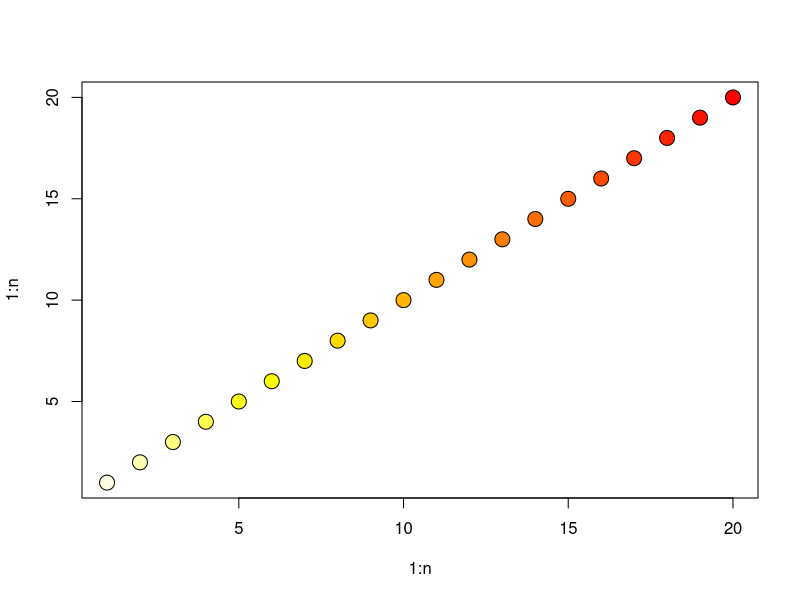

Reproduce this figure in R.
# Test heat.colors

testHeat <- function( n=10 )
{
  colVec <- heat.colors( n )
  plot( 1:n,1:n, pch=21, cex=2, bg=rev(colVec) )
}

testHeat( 20 )